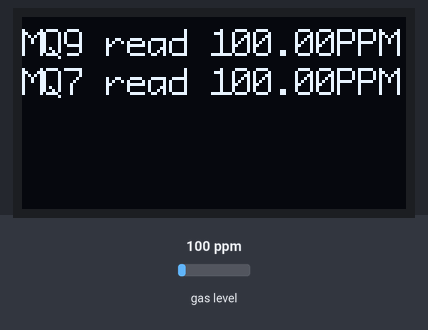
Bench run of a sketch on a simulated Arduino Mega 2560, built with avr-gcc and run on an emulated ATmega2560. On the bench: 128×64 one-colour display. Inputs (shaded band) come from the test bench; at power-on: gas level 100 ppm. What the sketch prints to the serial monitor is not drawn.

Above: at 1.2 s.
1.3 s: gas level set to 20 ppm
At 2.3 s:
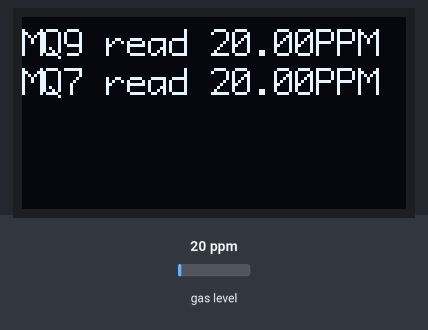
3.4 s: gas level set to 250 ppm
At 5.8 s:
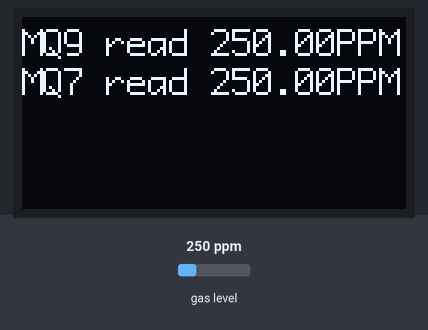
6.4 s: gas level set to 500 ppm
At 9.3 s:
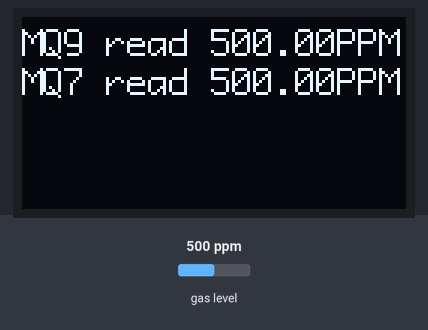
Timing chart, 0 to 10.8 s (numbered marks = the images above; inputs shaded):
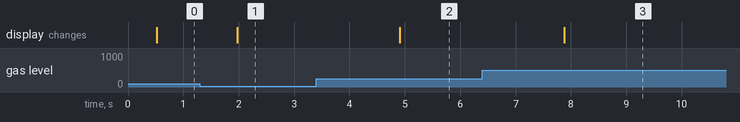

Measured:
- after the input at 1.3 s, the display: changes after 0.68 s (image 1)
- after the input at 3.4 s, the display: changes after 1.5 s (image 2)
- after the input at 6.4 s, the display: changes after 1.5 s (image 3)

The sketch:

key_to_release_spirit.ino
```cpp
// OLED參考: https://blog.jmaker.com.tw/u8g2-oled/
// MQ系列感測器參考1: https://github.com/miguel5612/MQSensorsLib#getting-started
// MQ系列感測器參考2: https://sites.google.com/mail3.hwsh.tc.edu.tw/earth/arduinoadvanced/co-sensor-mq-7

#include <Arduino.h>
#include <U8g2lib.h>
#include <MQUnifiedsensor.h>

// *******OLED參數宣告區起點*******
#ifdef U8X8_HAVE_HW_SPI
#include <SPI.h>
#endif
#ifdef U8X8_HAVE_HW_I2C
#include <Wire.h>
#endif
//U8G2_SSD1306_128X64_NONAME_1_SW_I2C u8g2(U8G2_R0, /* clock=*/ D2, /* data=*/ D1, /* reset=*/ U8X8_PIN_NONE);  //NodeOLED用這行，或部份NodeMCU系列的板子也用這行
//U8G2_SSD1306_128X64_NONAME_1_SW_I2C u8g2(U8G2_R0, /* clock=*/ D2, /* data=*/ D1, /* reset=*/ U8X8_PIN_NONE);  //ESP8266板子搭配SSD1306用這行
//U8G2_SSD1306_128X64_NONAME_1_HW_I2C u8g2(U8G2_R0, /* reset=*/ U8X8_PIN_NONE); //Arduino搭配SSD1306(0.96" OLED)用這行
U8G2_SH1106_128X64_NONAME_1_HW_I2C u8g2(U8G2_R0, /* reset=*/U8X8_PIN_NONE);  //Arduino搭配SH1106(1.3" OLED)用這行
//U8G2_SSD1306_128X32_UNIVISION_1_HW_I2C u8g2(U8G2_R0, /* reset=*/ U8X8_PIN_NONE);
//Arduino搭配SSD1306(0.91" OLED)用這行
// *******OLED參數宣告區結尾*******

// *******硬體腳位宣告區起點*******
// OLED的VCC接Arduino的3.3V pin
// MQ系列模組的VCC都接Arduino的5V pin
// 所有模組的GND都接在Arduino的GND，而不使用digtialWrite(pinNum, LOW);的方式來作為GND

int MQ9_A0_PIN = A14;
int MQ9_D0_PIN = A15;

int MQ7_A0_PIN = A0;
int MQ7_D0_PIN = A1;
// *******硬體腳位宣告區結尾*******

MQUnifiedsensor MQ9("Arduino MEGA", 5, 10, MQ9_A0_PIN, "MQ-9");
MQUnifiedsensor MQ7("Arduino MEGA", 5, 10, MQ9_A0_PIN, "MQ-7");

double MQ9_R0 = 4.33;  //室溫25度C的R0
double MQ7_R0 = 1.53;  //室溫25度C的R0

void setup(void) {
  Serial.begin(115200);

  MQ9.setRegressionMethod(1);  //_PPM =  a*ratio^b
  MQ9.setA(599.65);
  MQ9.setB(-2.244);  // Configure the equation to to calculate CO concentration
  // https://github.com/miguel5612/MQSensorsLib/blob/master/examples/MQ-9/MQ-9.ino

  MQ7.setRegressionMethod(1);  //_PPM =  a*ratio^b
  MQ7.setA(99.042);
  MQ7.setB(-1.518);  // Configure the equation to to calculate CO concentration
  // https://github.com/miguel5612/MQSensorsLib/blob/master/examples/MQ-7/MQ-7.ino

  //init the sensor
  MQ9.init();
  MQ7.init();

  //Print in serial monitor
  Serial.println("MQ9 & MQ7 Sensors CO Detection");
  MQ9.setR0(MQ9_R0);
  MQ7.setR0(MQ7_R0);
  Serial.println("Using previous recorded R0");

  MQ9.serialDebug(true);
  MQ7.serialDebug(true);

  u8g2.begin();
  u8g2.setFont(u8g2_font_profont15_tr);  //設定字型
  // 可用字型參考: https://github.com/olikraus/u8g2/wiki/fntlistall
}

void loop(void) {
  float MQ9_value = 0;
  float MQ7_value = 0;

  for (int i = 0; i < 10; i++) {
    MQ9.update();
    MQ7.update();
    //Read the sensor and print in serial port
    MQ9_value += MQ9.readSensor();
    MQ7_value += MQ7.readSensor();
  }
  // 連續讀取10次取平均值
  MQ9_value = MQ9_value/10;
  MQ7_value = MQ7_value/10;

  String MQ9_CO_output = "MQ9 read " + String(MQ9_value) + "PPM";
  String MQ7_CO_output = "MQ7 read " + String(MQ7_value) + "PPM";

  // Serial.println(String(MQ9_value) + " | " + String(MQ7_value));
  MQ9.serialDebug();  // Will print the table on the serial port
  MQ7.serialDebug();  // Will print the table on the serial port

  u8g2.firstPage();
  do {
    u8g2.drawStr(0, 13, MQ9_CO_output.c_str());  //輸出文字
    // https://forum.arduino.cc/t/how-to-display-a-string-variable-with-the-u8g2-library/622278/2
    u8g2.drawStr(0, 26, MQ7_CO_output.c_str());
    // u8g2.drawStr(0, 39, "MQ7_String".c_str());
    // u8g2.drawXBMP(0,16, imgWidth, imgHeight, logo_bmp);  //繪圖
  } while (u8g2.nextPage());

  delay(1000);
}
```
